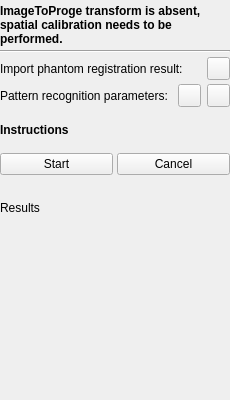
<?xml version="1.0" encoding="UTF-8"?>
<ui version="4.0">
 <class>SpatialCalibrationToolbox</class>
 <widget class="QWidget" name="SpatialCalibrationToolbox">
  <property name="geometry">
   <rect>
    <x>0</x>
    <y>0</y>
    <width>230</width>
    <height>400</height>
   </rect>
  </property>
  <property name="sizePolicy">
   <sizepolicy hsizetype="Fixed" vsizetype="Preferred">
    <horstretch>0</horstretch>
    <verstretch>0</verstretch>
   </sizepolicy>
  </property>
  <property name="minimumSize">
   <size>
    <width>230</width>
    <height>400</height>
   </size>
  </property>
  <property name="maximumSize">
   <size>
    <width>230</width>
    <height>16777215</height>
   </size>
  </property>
  <property name="windowTitle">
   <string>Spatial calibration</string>
  </property>
  <layout class="QVBoxLayout" name="verticalLayout">
   <property name="spacing">
    <number>4</number>
   </property>
   <property name="leftMargin">
    <number>0</number>
   </property>
   <property name="topMargin">
    <number>4</number>
   </property>
   <property name="rightMargin">
    <number>0</number>
   </property>
   <property name="bottomMargin">
    <number>4</number>
   </property>
   <item>
    <widget class="QLabel" name="label_State">
     <property name="sizePolicy">
      <sizepolicy hsizetype="Preferred" vsizetype="Preferred">
       <horstretch>0</horstretch>
       <verstretch>0</verstretch>
      </sizepolicy>
     </property>
     <property name="font">
      <font>
       <weight>75</weight>
       <bold>true</bold>
      </font>
     </property>
     <property name="text">
      <string>ImageToProge transform is absent, spatial calibration needs to be performed.</string>
     </property>
     <property name="wordWrap">
      <bool>true</bool>
     </property>
    </widget>
   </item>
   <item>
    <widget class="Line" name="line">
     <property name="orientation">
      <enum>Qt::Horizontal</enum>
     </property>
    </widget>
   </item>
   <item>
    <layout class="QHBoxLayout" name="horizontalLayout_3">
     <property name="spacing">
      <number>2</number>
     </property>
     <item>
      <widget class="QLabel" name="label_PhantomRegistration">
       <property name="text">
        <string>Import phantom registration result:</string>
       </property>
      </widget>
     </item>
     <item>
      <widget class="QPushButton" name="pushButton_OpenPhantomRegistration">
       <property name="sizePolicy">
        <sizepolicy hsizetype="Fixed" vsizetype="Fixed">
         <horstretch>0</horstretch>
         <verstretch>0</verstretch>
        </sizepolicy>
       </property>
       <property name="minimumSize">
        <size>
         <width>23</width>
         <height>23</height>
        </size>
       </property>
       <property name="maximumSize">
        <size>
         <width>23</width>
         <height>23</height>
        </size>
       </property>
       <property name="focusPolicy">
        <enum>Qt::NoFocus</enum>
       </property>
       <property name="text">
        <string/>
       </property>
       <property name="icon">
        <iconset resource="../fCal.qrc">
         <normaloff>:/icons/Resources/icon_Import.png</normaloff>:/icons/Resources/icon_Import.png</iconset>
       </property>
       <property name="iconSize">
        <size>
         <width>16</width>
         <height>16</height>
        </size>
       </property>
      </widget>
     </item>
    </layout>
   </item>
   <item>
    <layout class="QHBoxLayout" name="horizontalLayout_6">
     <property name="spacing">
      <number>6</number>
     </property>
     <item>
      <widget class="QLabel" name="label_SegmentationParameters">
       <property name="text">
        <string>Pattern recognition parameters:</string>
       </property>
      </widget>
     </item>
     <item>
      <widget class="QPushButton" name="pushButton_OpenSegmentationParameters">
       <property name="sizePolicy">
        <sizepolicy hsizetype="Fixed" vsizetype="Fixed">
         <horstretch>0</horstretch>
         <verstretch>0</verstretch>
        </sizepolicy>
       </property>
       <property name="minimumSize">
        <size>
         <width>23</width>
         <height>23</height>
        </size>
       </property>
       <property name="maximumSize">
        <size>
         <width>23</width>
         <height>23</height>
        </size>
       </property>
       <property name="focusPolicy">
        <enum>Qt::NoFocus</enum>
       </property>
       <property name="toolTip">
        <string>Import segmentation parameters</string>
       </property>
       <property name="text">
        <string/>
       </property>
       <property name="icon">
        <iconset resource="../fCal.qrc">
         <normaloff>:/icons/Resources/icon_Import.png</normaloff>:/icons/Resources/icon_Import.png</iconset>
       </property>
       <property name="iconSize">
        <size>
         <width>16</width>
         <height>16</height>
        </size>
       </property>
      </widget>
     </item>
     <item>
      <widget class="QPushButton" name="pushButton_EditSegmentationParameters">
       <property name="minimumSize">
        <size>
         <width>23</width>
         <height>23</height>
        </size>
       </property>
       <property name="maximumSize">
        <size>
         <width>23</width>
         <height>23</height>
        </size>
       </property>
       <property name="focusPolicy">
        <enum>Qt::NoFocus</enum>
       </property>
       <property name="toolTip">
        <string>Show segmentation parameter editing dialog, in which segmentation parameters can be tested and changed</string>
       </property>
       <property name="text">
        <string/>
       </property>
       <property name="icon">
        <iconset resource="../fCal.qrc">
         <normaloff>:/icons/CommonWidgets/Resources/icon_Edit.png</normaloff>:/icons/CommonWidgets/Resources/icon_Edit.png</iconset>
       </property>
      </widget>
     </item>
    </layout>
   </item>
   <item>
    <spacer name="verticalSpacer">
     <property name="orientation">
      <enum>Qt::Vertical</enum>
     </property>
     <property name="sizeType">
      <enum>QSizePolicy::Fixed</enum>
     </property>
     <property name="sizeHint" stdset="0">
      <size>
       <width>158</width>
       <height>12</height>
      </size>
     </property>
    </spacer>
   </item>
   <item>
    <widget class="QLabel" name="label_InstructionsSpatial">
     <property name="font">
      <font>
       <weight>75</weight>
       <bold>true</bold>
      </font>
     </property>
     <property name="text">
      <string>Instructions</string>
     </property>
     <property name="wordWrap">
      <bool>true</bool>
     </property>
    </widget>
   </item>
   <item>
    <spacer name="verticalSpacer_7">
     <property name="orientation">
      <enum>Qt::Vertical</enum>
     </property>
     <property name="sizeType">
      <enum>QSizePolicy::Fixed</enum>
     </property>
     <property name="sizeHint" stdset="0">
      <size>
       <width>158</width>
       <height>12</height>
      </size>
     </property>
    </spacer>
   </item>
   <item>
    <layout class="QHBoxLayout" name="horizontalLayout_2">
     <property name="spacing">
      <number>4</number>
     </property>
     <item>
      <widget class="QPushButton" name="pushButton_StartSpatial">
       <property name="text">
        <string>Start</string>
       </property>
      </widget>
     </item>
     <item>
      <widget class="QPushButton" name="pushButton_CancelSpatial">
       <property name="text">
        <string>Cancel</string>
       </property>
      </widget>
     </item>
    </layout>
   </item>
   <item>
    <spacer name="verticalSpacer_4">
     <property name="orientation">
      <enum>Qt::Vertical</enum>
     </property>
     <property name="sizeType">
      <enum>QSizePolicy::Fixed</enum>
     </property>
     <property name="sizeHint" stdset="0">
      <size>
       <width>20</width>
       <height>4</height>
      </size>
     </property>
    </spacer>
   </item>
   <item>
    <widget class="QLabel" name="label_Warning">
     <property name="font">
      <font>
       <weight>75</weight>
       <bold>true</bold>
      </font>
     </property>
     <property name="text">
      <string/>
     </property>
     <property name="wordWrap">
      <bool>true</bool>
     </property>
    </widget>
   </item>
   <item>
    <widget class="QLabel" name="label_Results">
     <property name="text">
      <string>Results</string>
     </property>
    </widget>
   </item>
   <item>
    <spacer name="verticalSpacer_2">
     <property name="orientation">
      <enum>Qt::Vertical</enum>
     </property>
     <property name="sizeHint" stdset="0">
      <size>
       <width>158</width>
       <height>40</height>
      </size>
     </property>
    </spacer>
   </item>
  </layout>
 </widget>
 <layoutdefault spacing="4" margin="4"/>
 <resources>
  <include location="../fCal.qrc"/>
 </resources>
 <connections/>
</ui>
